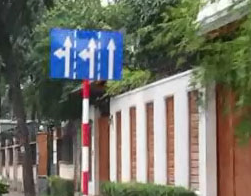
#> input picture opencv_project_practice/Lab5/images/blue_sign.png, 251 x 196 px; its folder holds only this picture in this run
$ python -i Ex6.py   (imports and definitions only)
#> lines starting #> are read from the running program, lines starting #| are printed output that depends on the picture; after the words box and inside, x2 and y2 are one past the last pixel; in counts of white or black regions, pixels touching at a corner belong together
import os
import cv2
import matplotlib.pyplot as plt
import numpy as np


def cal(img):
    # 1. 读取图像文件，显示图像的尺寸和通道数
#> called with img = 'images/blue_sign.png'
    _img = cv2.imread(img)
    _img = cv2.cvtColor(_img, cv2.COLOR_BGR2GRAY)
    # 图像锐化
    kernel = np.array([[0, -1, 0], [-1, 10, -1], [0, -1, 0]])
    img = cv2.filter2D(_img, -1, kernel)
    # 腐蚀
    kernel = np.ones((3, 3), np.uint8)
    img = cv2.erode(img, kernel, iterations=1)
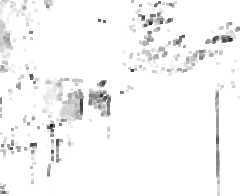
#> img: shape (196, 251); min 29, max 255, mean 246.5
    ret, img = cv2.threshold(img, 245, 255, cv2.THRESH_BINARY)
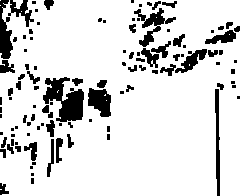
#> img: shape (196, 251); 86.4% white; 107 black regions (55 under 20 px), largest, box (x1, y1, x2, y2) and area: (43, 77, 84, 122) 1043, (134, 8, 176, 47) 502, (88, 88, 111, 117) 479
    # 膨胀
    kernel = np.ones((5, 5), np.uint8)
    img = cv2.dilate(img, kernel, iterations=1)
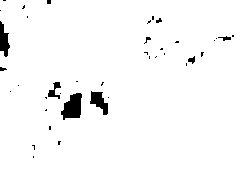
#> img: shape (196, 251); 97.6% white; 39 black regions (33 under 20 px), largest, box (x1, y1, x2, y2) and area: (61, 93, 82, 120) 383, (90, 91, 108, 115) 233, (0, 21, 10, 57) 217, (48, 82, 61, 99) 101, (188, 56, 195, 64) 33, (218, 36, 231, 41) 32
    # 二值化
    ret, img = cv2.threshold(img, 245, 255, cv2.THRESH_BINARY)
    # 获取所有白点，计算中心点
    points = np.where(img == 255)
#> points = 48008 positions, rows 0 to 195, columns 0 to 250
    center_x = int(np.mean(points[1]))
#> center_x = 126
    center_y = int(np.mean(points[0]))
#> center_y = 97

    pat = cv2.bitwise_and(_img, img)
    # 高斯模糊
    # 提取图像中的白色药片位置
    pat = _img
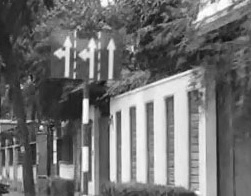
#> pat: shape (196, 251); min 15, max 254, mean 113.3
    # 二值化，二分法
    _, pat = cv2.threshold(pat, 150, 255, cv2.THRESH_BINARY)
#> pat: shape (196, 251); 22.9% white; 118 white regions (93 under 20 px), largest, box (x1, y1, x2, y2) and area: (110, 70, 195, 190) 6106, (191, 106, 216, 196) 1694, (192, 0, 234, 29) 591
    # 腐蚀
    kernel = np.ones((9, 9), np.uint8)
    pat = cv2.erode(pat, kernel, iterations=1)
#> pat: shape (196, 251); 5.1% white; 7 white regions (2 under 20 px), largest, box (x1, y1, x2, y2) and area: (117, 78, 186, 183) 1822, (200, 125, 212, 196) 581, (217, 0, 228, 7) 34, (64, 169, 70, 175) 33, (203, 8, 213, 13) 23
    # 膨胀
    kernel = np.ones((7, 7), np.uint8)
    pat = cv2.dilate(pat, kernel, iterations=1)
#> pat: shape (196, 251); 12.3% white; 5 white regions, box (x1, y1, x2, y2) and area: (112, 75, 189, 186) 4481, (197, 122, 215, 196) 1127, (200, 0, 231, 16) 272, (61, 166, 73, 178) 141, (202, 0, 210, 4) 32
    # 锐化
    kernel = np.ones((3, 3), np.uint8)
    pat = cv2.erode(pat, kernel, iterations=1)
#> pat: shape (196, 251); 9.8% white; 5 white regions (1 under 20 px), largest, box (x1, y1, x2, y2) and area: (113, 76, 188, 185) 3587, (198, 123, 214, 196) 941, (201, 0, 230, 15) 195, (62, 167, 72, 177) 97
    # 降采样
    pat = cv2.pyrDown(pat)
#> pat: shape (98, 126)
    kernel = np.ones((3, 3), np.uint8)
    pat = cv2.erode(pat, kernel, iterations=1)
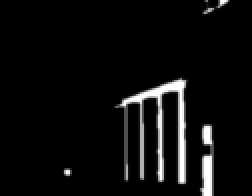
#> pat: shape (98, 126) (shown 2 times larger); min 0, max 255, mean 13.1
    pat = cv2.pyrDown(pat)
#> pat: shape (49, 63)
    pat = cv2.dilate(pat, kernel, iterations=1)

    pat = cv2.pyrDown(pat)
#> pat: shape (25, 32)
    pat = cv2.erode(pat, kernel, iterations=1)
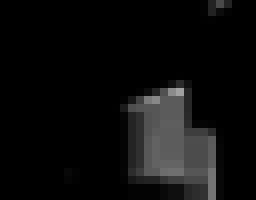
#> pat: shape (25, 32) (shown 8 times larger); min 0, max 161, mean 12.3
    pat = cv2.pyrDown(pat)
    pat = cv2.dilate(pat, kernel, iterations=1)
    pat = cv2.pyrDown(pat)

    # 二值化
    ret, pat = cv2.threshold(pat, 0, 255, cv2.THRESH_OTSU)
#> ret = 31
    # 升采样
    pat = cv2.pyrUp(pat)
    pat = cv2.pyrUp(pat)
#> pat: shape (28, 32)
    pat = cv2.pyrUp(pat)
#> pat: shape (56, 64)
    pat = cv2.pyrUp(pat)
#> pat: shape (112, 128)
    pat = cv2.pyrUp(pat)
#> pat: shape (224, 256)
    ret, pat = cv2.threshold(pat, 0, 255, cv2.THRESH_OTSU)
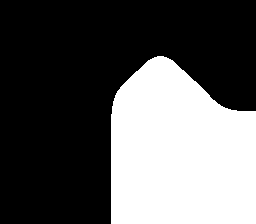
#> pat: shape (224, 256); 35.3% white; 1 white region
#> ret = 120

    # 计算中心点
    contours, hierarchy = cv2.findContours(pat, cv2.RETR_TREE, cv2.CHAIN_APPROX_SIMPLE)
#> contours = 1 contour; box (x1, y1, x2, y2) and area: (111, 56, 256, 224) 19987
    cx, cy = [], []
    for _i in range(len(contours)):
        M = cv2.moments(contours[_i])
        cx.append(int(M['m10'] / M['m00']))
        cy.append(int(M['m01'] / M['m00']))
#> this loop made 1 pass
#> after the loop, cx = [179]; cy = [152]
    # 绘制中心点
    for _i in range(len(cx)):
        cv2.circle(pat, (cx[_i], cy[_i]), 5, (235, 123, 205), -1)
#> pat: shape (224, 256); 0.14% of pixels changed, all inside (x1, y1, x2, y2) = (174, 147, 185, 158)

    # 中心点的重心
    M = cv2.moments(pat)
#> M = moments, m00 5162640, centre m10/m00, m01/m00 = (179.2, 152.3)
    cx = int(M['m10'] / M['m00'])
#> cx = 179
    cy = int(M['m01'] / M['m00'])
#> cy = 152
    return cx / center_x > 1


# [19 lines not run here, left out]

>>> result = cal('images/blue_sign.png')
#> result = True

$ run again, on opencv_project_practice/Lab5/images/shenzhen.png
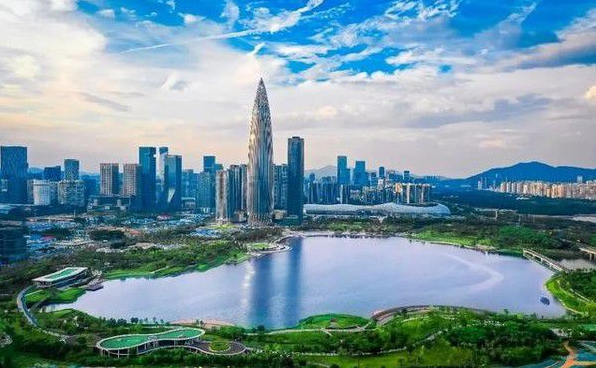
#> input picture opencv_project_practice/Lab5/images/shenzhen.png, 596 x 368 px
#> in cal, `img = cv2.dilate(img, kernel, iterations=1)`:
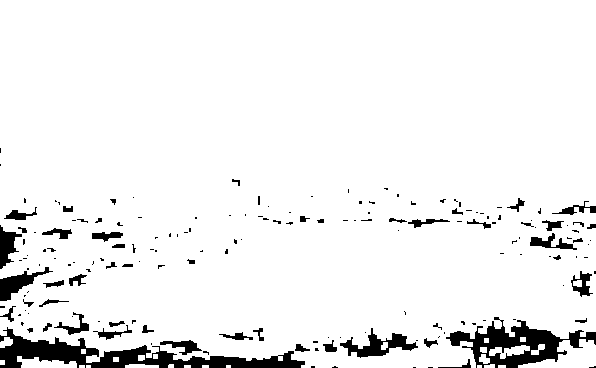
#> img: shape (368, 596); 93.7% white; 172 black regions (119 under 20 px), largest, box (x1, y1, x2, y2) and area: (0, 327, 305, 368) 4229, (446, 317, 596, 368) 2961, (340, 328, 418, 358) 855
#> points = 205555 positions, rows 0 to 367, columns 0 to 595
#> center_x = 299
#> center_y = 174
#> in cal, `ret, pat = cv2.threshold(pat, 0, 255, cv2.THRESH_OTSU)`: ret = 132
#> in cal, `ret, pat = cv2.threshold(pat, 0, 255, cv2.THRESH_OTSU)`:
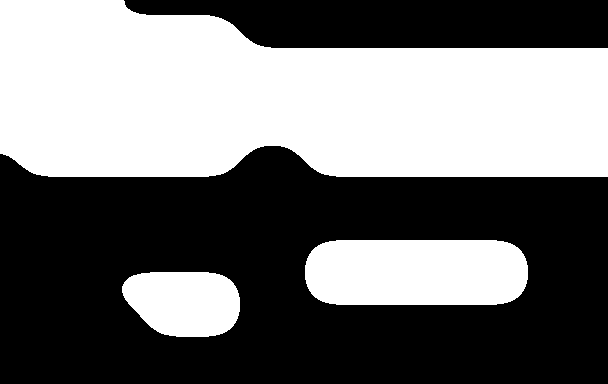
#> pat: shape (384, 608); 45.3% white; 3 white regions
#> in cal, `ret, pat = cv2.threshold(pat, 0, 255, cv2.THRESH_OTSU)`: ret = 125
#> contours = 3 contours; box (x1, y1, x2, y2) and area: (0, 0, 608, 177) 84996, (305, 240, 528, 305) 13414, (122, 272, 240, 337) 6186
#> the loop in cal, `for _i in range(len(contours)):` made 3 passes
#> after the loop in cal, `for _i in range(len(contours)):`: cx = [183, 416, 283]; cy = [302, 272, 100]
#> the loop in cal, `for _i in range(len(cx)):` made 3 passes
#> M = moments, m00 26958840, centre m10/m00, m01/m00 = (294.7, 134.8)
#> in cal, `cx = int(M['m10'] / M['m00'])`: cx = 294
#> in cal, `cy = int(M['m01'] / M['m00'])`: cy = 134
#> result = False
